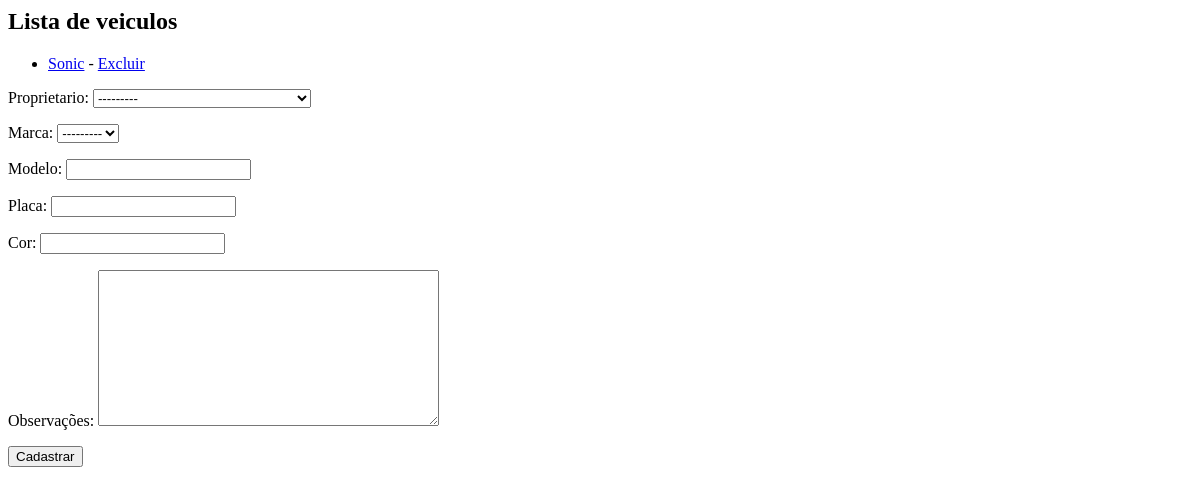
Before: /core/veiculos/ with the older database file.
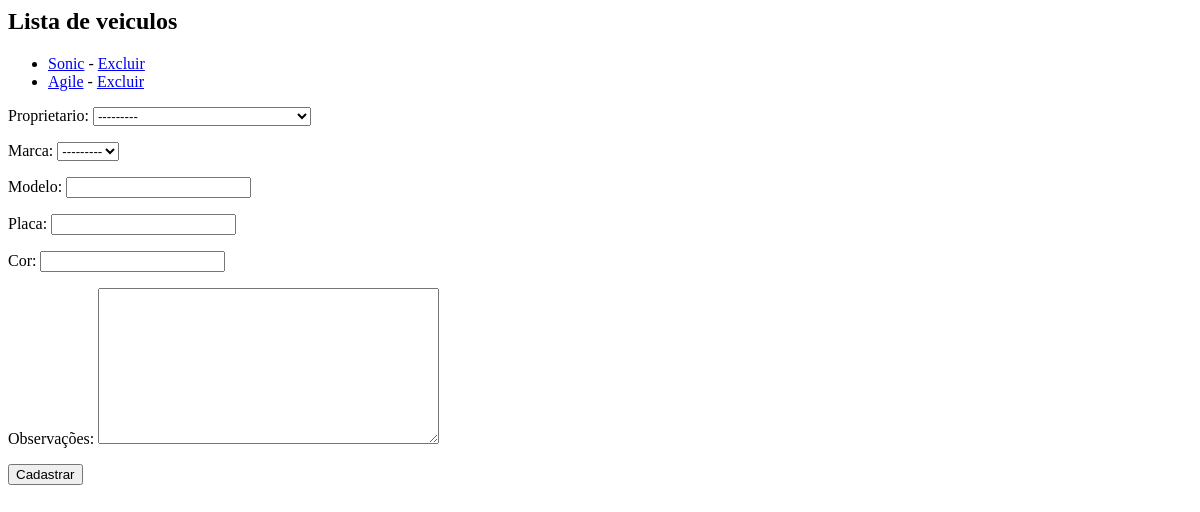
After: the same page with the newer database file.
### core/models.py (models this page shows, shortened)
class Veiculo(models.Model):
    proprietario = models.ForeignKey(Pessoa, on_delete=models.CASCADE)
    marca = models.ForeignKey(Marca, on_delete=models.CASCADE)
    modelo = models.CharField(max_length=60)
    placa = models.CharField(max_length=8)
    cor = models.CharField(max_length=20)
    observacoes = models.TextField('Observações', null=True, blank=True)

### core/views.py (the view)
# urls.py: path('veiculos/', views.lista_veiculos, name='lista_veiculos'),
def lista_veiculos(request):
    veiculos = models.Veiculo.objects.all()
    form = forms.VeiculoForm()
    context = {'veiculos':veiculos, 'form':form}
    return render(request, 'core/listar_veiculos.html', context)

### core/forms.py
class VeiculoForm(forms.ModelForm):
    class Meta:
        fields = ('__all__')
        model = models.Veiculo

### core/models.py (called while the page is built)
    def __str__(self):
        return self.nome

    def __str__(self):
        return self.nome

### core/templates/core/listar_veiculos.html (shortened to what this page needs)
<h2>Lista de veiculos</h2>
<ul>
    {% for veiculo in veiculos %}
        <li><a href="{% url 'core:veiculo_update' veiculo.id %}">{{veiculo.modelo}}</a> - <a href="{% url 'core:veiculo_delete' veiculo.id %}">Excluir</a></li>
    {% endfor %}
</ul>
<form action="{% url 'core:veiculo_novo' %}" method="post">
    {{form.as_p}}
    <input type="submit" value="Cadastrar">
</form>

Changed rows visible on the page:
added Veiculo: modelo "Agile"
